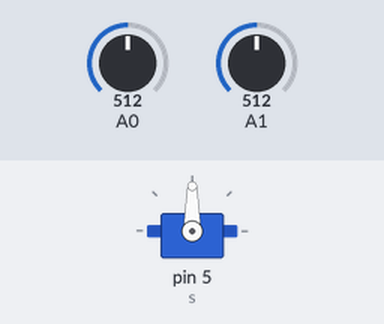
Recording of a sketch running on a simulated Arduino Uno, built with avr-gcc and run on an emulated ATmega328P. On the bench: servo. The test bench sets the inputs (shaded band); at power-on: A0 = 512, A1 = 512.

Above: at 1.2 s.
1.3 s: A0 set to 529
2.8 s: A0 set to 554
At 3.27 s:
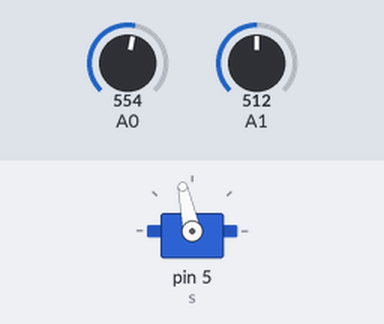
5.8 s: A1 set to 572
At 5.8 s:
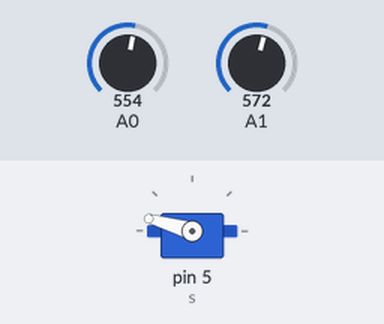
7.3 s: A1 set to 603
At 7.78 s:
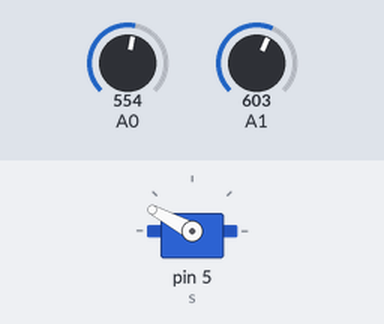
13.3 s: A1 set to 537
At 13.3 s:
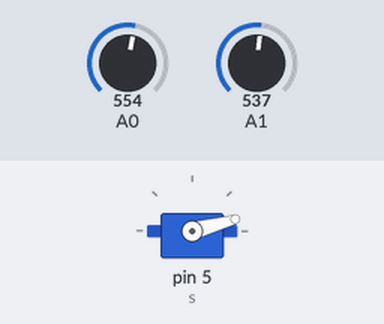
14.8 s: A1 set to 506
At 15.27 s:
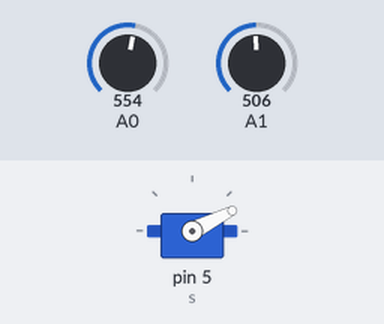
Timing chart, 0 to 18.8 s (numbered marks = the images above; inputs shaded):
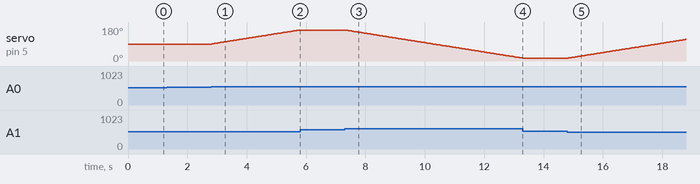

Measured:
- the behaviour switches between 542 and 543 on A0 (found by bisection; images 0 and 1)
- the behaviour switches between 584 and 585 on A1 (found by bisection; images 2 and 3)
- the behaviour switches between 524 and 523 on A1 (found by bisection; images 4 and 5)
- after the input at 1.3 s, every drawn part: stays the same
- after the input at 2.8 s, servo on pin 5 (s): moves from 90° to 164° over 2.9 s, starting at once
- after the input at 5.8 s, servo on pin 5 (s): stays 164° (without the input it goes to 165° after 0.00 s)
- after the input at 7.3 s, servo on pin 5 (s): moves from 164° to 15° over 6.0 s, starting at once
- after the input at 13.3 s, servo on pin 5 (s): stays 15° (without the input it goes to 14° after 0.03 s)
- after the input at 14.8 s, servo on pin 5 (s): moves from 15° to 114° over 3.9 s, starting at once

The sketch:

Projeto_122_Rastreador_Solar_com_2_LDRs.ino
```cpp
// Projeto 122 - Rastreador Solar com 2 LDRs
// Arduino Uno | Arduino Neon Lab

#include <Servo.h>

 Servo s; int ang=90;
 void setup(){ s.attach(5); }
 void loop(){
   int l=analogRead(A0), r=analogRead(A1);
   if(l-r>30) ang++; else if(r-l>30) ang--;
   ang=constrain(ang,10,170); s.write(ang); delay(40);
 }
```
